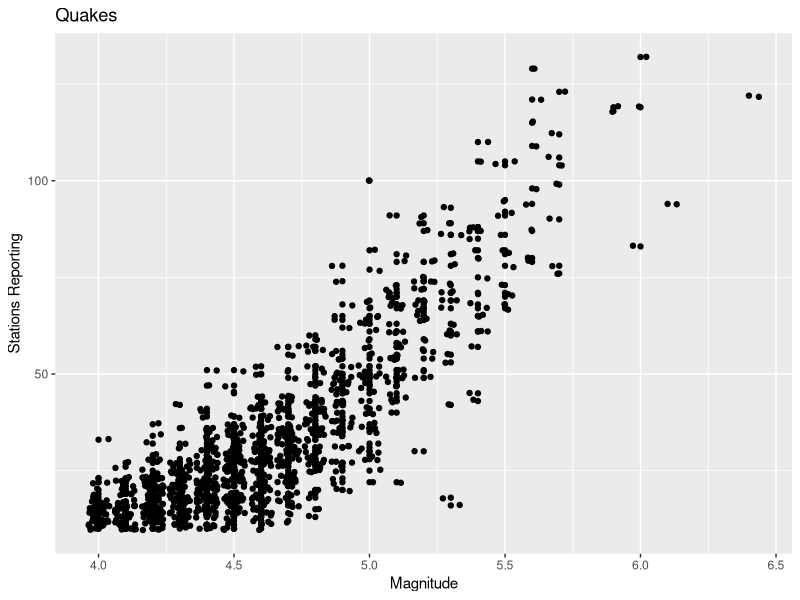
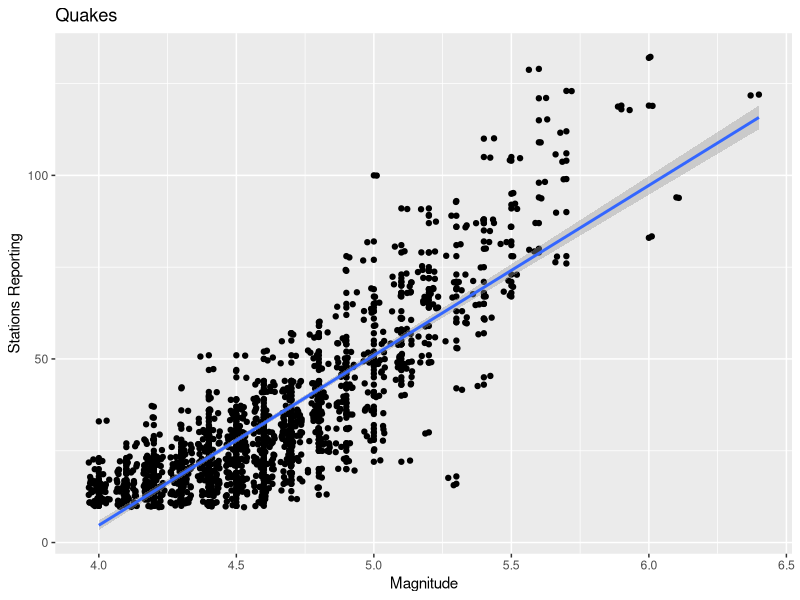
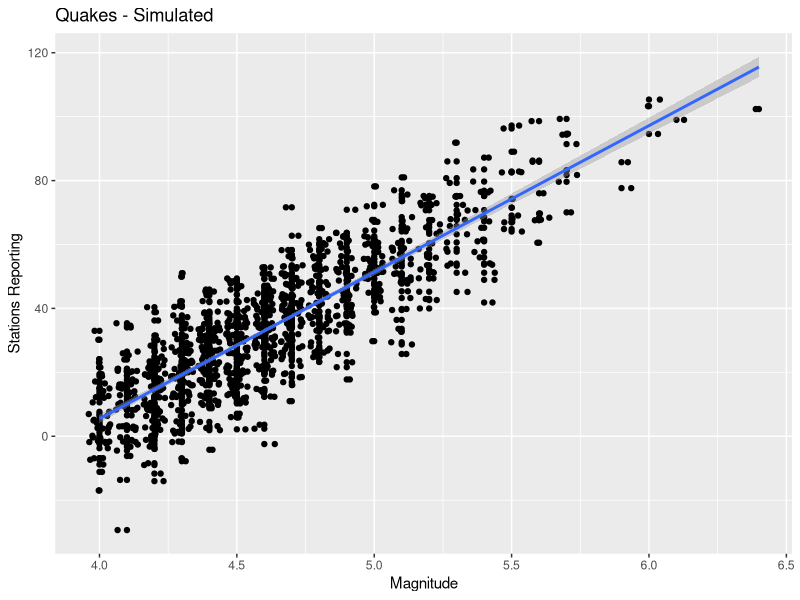
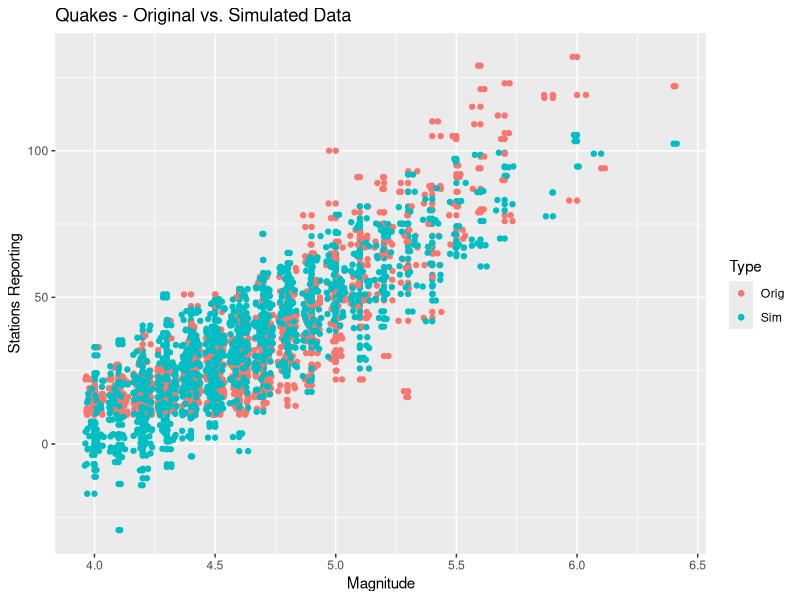

The R script that drew these images, in order:
## ---- chunk 1
library(dplyr)
library(ggplot2)
library(tidyr)
## ---- chunk 2
ggplot(aes(x=mag,y=stations), data=quakes) + geom_point() + 
  geom_jitter() +
  xlab("Magnitude") + ylab("Stations Reporting") + ggtitle("Quakes")
## ---- chunk 3
m1 <- lm(stations ~ mag, data = quakes)
sum.m1 <- summary(m1)

ggplot(aes(x=mag,y=stations), data=quakes) + geom_point() + geom_jitter() +
  xlab("Magnitude") + ylab("Stations Reporting") + ggtitle("Quakes") +
  geom_smooth(method="lm")

summary(m1)

## ---- chunk 4
quakes <- quakes %>% mutate(x.dev=mag-mean(mag),y.dev=stations-mean(stations),prod=x.dev*y.dev)
ssd.mag <- (var(quakes$mag)*length(quakes$mag))
beta1 <- sum(quakes$prod)/ssd.mag
## ---- chunk 5

### the regression as a function
f <- function(x){
  return (coef(sum.m1)[1] + (coef(sum.m1)[2] * x))
}

### calculate rss
quakes <- quakes %>% mutate(stations.resid=(stations-f(mag))^2)
rss <- sum(quakes$stations.resid)

### calculate SE beta_1^hat

se.beta1 <- sqrt(rss/m1$df)/sqrt(ssd.mag)

### calculate confidence interval

CI <- c(coef(sum.m1)[2] - qt(.975,df=m1$df)*se.beta1, coef(sum.m1)[2] + qt(.975,df=m1$df)*se.beta1)

confint(m1, "mag", level = 0.95)
## ---- chunk 6
f(7)
## ---- chunk 7

## ---- chunk 8
simulation <- quakes %>% select(mag,stations) # We're lazy
## ---- chunk 9
simulation <- simulation %>% mutate(yhat = f(mag))

## ---- chunk 10
sigma2 = rss/m1$df
set.seed(76) # to get the same data every time

simulation <- simulation %>% mutate(error = rnorm(1000,mean=0,sd=sqrt(sigma2)),y=yhat+error)
## ---- chunk 11
ggplot(aes(x=mag,y=y), data=simulation) + geom_point() + 
  geom_jitter() + geom_smooth(method="lm") +
  xlab("Magnitude") + ylab("Stations Reporting") + ggtitle("Quakes - Simulated")
## ---- chunk 12
sim_graph <- bind_rows(quakes %>% select(mag,stations) %>% mutate(Type="Orig"), 
                       simulation %>% select(mag,y) %>% rename(stations=y) %>% mutate(Type="Sim"))

ggplot(aes(x=mag,y=stations),data=sim_graph) + geom_point(aes(col=Type)) +
  geom_jitter(aes(col=Type)) +
  xlab("Magnitude") + ylab("Stations Reporting") + ggtitle("Quakes - Original vs. Simulated Data")
